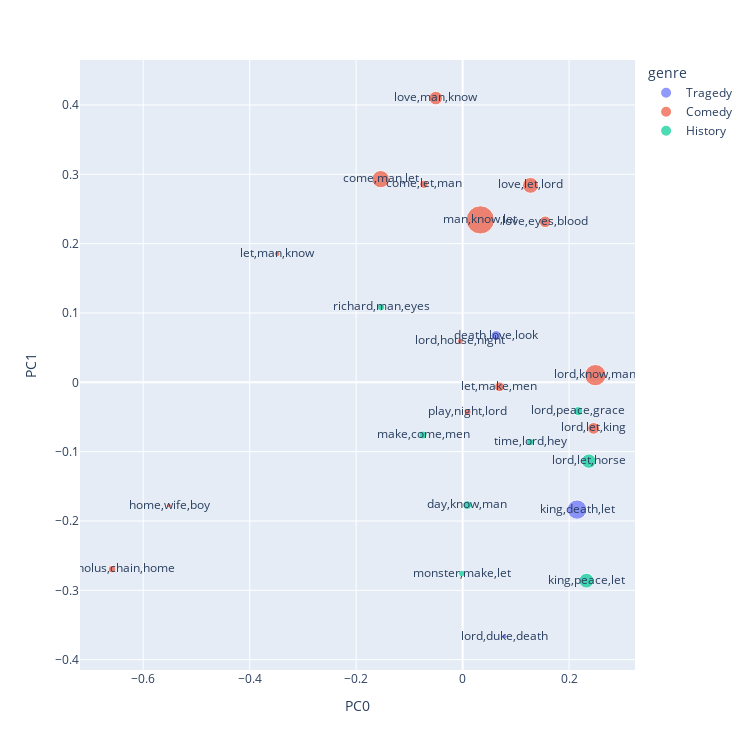

Source (notebook cell):
### Code cell
px.scatter(PHI_COMPS, x='PC0', y='PC1', size='mean_doc_weight',
           color='genre', text='top_3',
           height=750, width=750)

### Figure 1 — Plotly figure (JSON) as saved in the notebook; plotly's stock layout.template omitted (floating-point values rounded to 4 significant figures)
{"data": [{"hovertemplate": "genre=Tragedy<br>PC0=%{x}<br>PC1=%{y}<br>mean_doc_weight=%{marker.size}<br>top_3=%{text}<extra></extra>", "legendgroup": "Tragedy", "marker": {"color": "#636efa", "size": [0.007213, 0.09499, 0.02592], "sizemode": "area", "sizeref": 0.0005066, "symbol": "circle"}, "mode": "markers+text", "name": "Tragedy", "orientation": "v", "showlegend": true, "text": [["lord", "duke", "death"], ["king", "death", "let"], ["death", "love", "look"]], "type": "scatter", "x": [0.07834, 0.215, 0.06295], "xaxis": "x", "y": [-0.3666, -0.1835, 0.06745], "yaxis": "y"}, {"hovertemplate": "genre=Comedy<br>PC0=%{x}<br>PC1=%{y}<br>mean_doc_weight=%{marker.size}<br>top_3=%{text}<extra></extra>", "legendgroup": "Comedy", "marker": {"color": "#EF553B", "size": [0.01286, 0.02445, 0.1151, 0.008636, 0.008289, 0.01509, 0.2026, 0.03442, 0.035, 0.06386, 0.04668, 0.07613, 0.01706, 0.005556], "sizemode": "area", "sizeref": 0.0005066, "symbol": "circle"}, "mode": "markers+text", "name": "Comedy", "orientation": "v", "showlegend": true, "text": [["play", "night", "lord"], ["let", "make", "men"], ["lord", "know", "man"], ["lord", "house", "night"], ["let", "man", "know"], ["antipholus", "chain", "home"], ["man", "know", "let"], ["love", "eyes", "blood"], ["lord", "let", "king"], ["love", "let", "lord"], ["love", "man", "know"], ["come", "man", "let"], ["come", "let", "man"], ["home", "wife", "boy"]], "type": "scatter", "x": [0.009444, 0.0692, 0.2493, -0.004316, -0.3483, -0.6586, 0.03321, 0.1552, 0.246, 0.1274, -0.05044, -0.1539, -0.07271, -0.5516], "xaxis": "x", "y": [-0.04276, -0.006445, 0.01034, 0.05927, 0.1854, -0.2695, 0.2343, 0.2315, -0.06644, 0.284, 0.41, 0.293, 0.2856, -0.1778], "yaxis": "y"}, {"hovertemplate": "genre=History<br>PC0=%{x}<br>PC1=%{y}<br>mean_doc_weight=%{marker.size}<br>top_3=%{text}<extra></extra>", "legendgroup": "History", "marker": {"color": "#00cc96", "size": [0.01962, 0.01469, 0.01391, 0.01632, 0.02106, 0.05606, 0.05313, 0.01139], "sizemode": "area", "sizeref": 0.0005066, "symbol": "circle"}, "mode": "markers+text", "name": "History", "orientation": "v", "showlegend": true, "text": [["day", "know", "man"], ["time", "lord", "hey"], ["richard", "man", "eyes"], ["make", "come", "men"], ["lord", "peace", "grace"], ["king", "peace", "let"], ["lord", "let", "horse"], ["monster", "make", "let"]], "type": "scatter", "x": [0.008952, 0.1271, -0.1533, -0.07443, 0.2173, 0.2326, 0.2371, -0.001535], "xaxis": "x", "y": [-0.1771, -0.08608, 0.1082, -0.07599, -0.04155, -0.2861, -0.1136, -0.2757], "yaxis": "y"}], "layout": {"height": 750, "legend": {"itemsizing": "constant", "title": {"text": "genre"}, "tracegroupgap": 0}, "margin": {"t": 60}, "width": 750, "xaxis": {"anchor": "y", "autorange": true, "domain": [0, 1], "range": [-0.7189, 0.324], "title": {"text": "PC0"}, "type": "linear"}, "yaxis": {"anchor": "x", "autorange": true, "domain": [0, 1], "range": [-0.4149, 0.4649], "title": {"text": "PC1"}, "type": "linear"}}}
